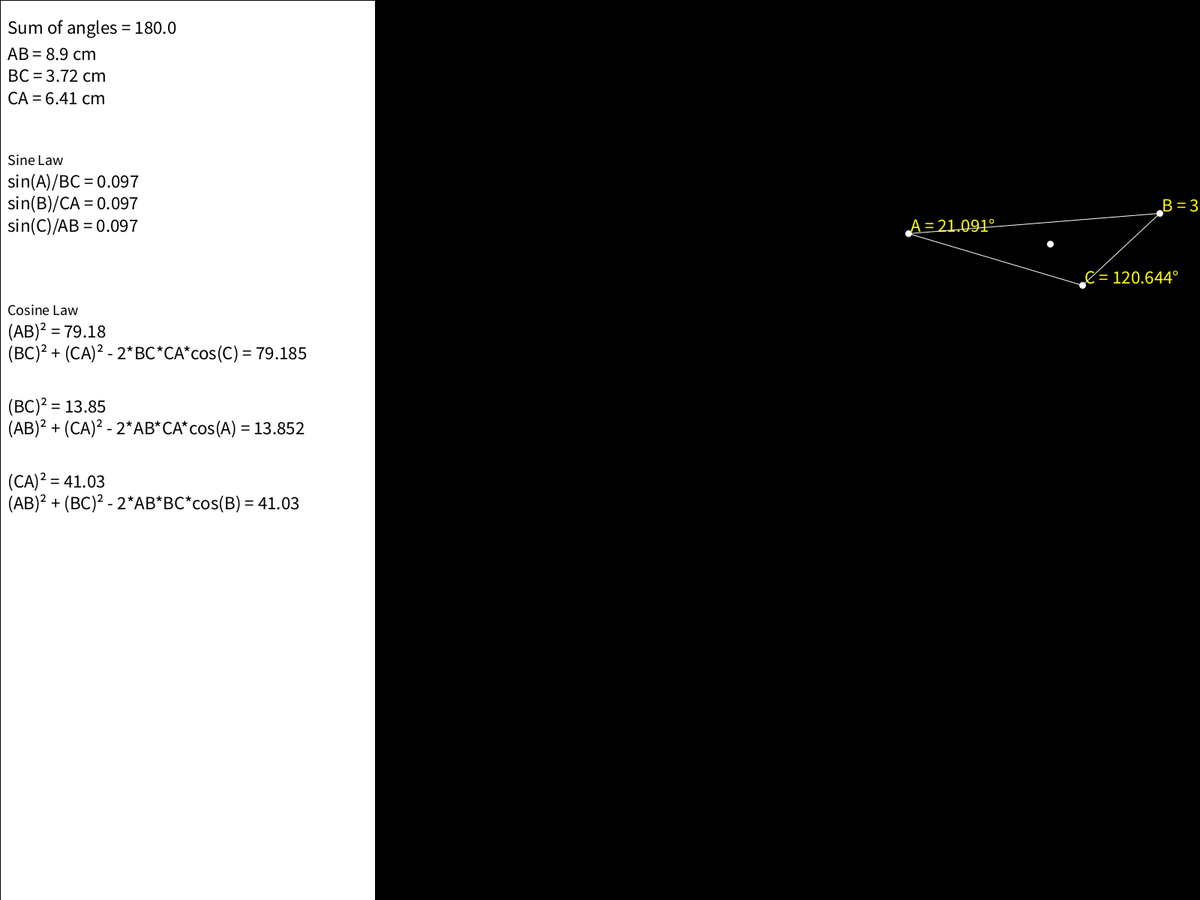
Frame 1 (no input)
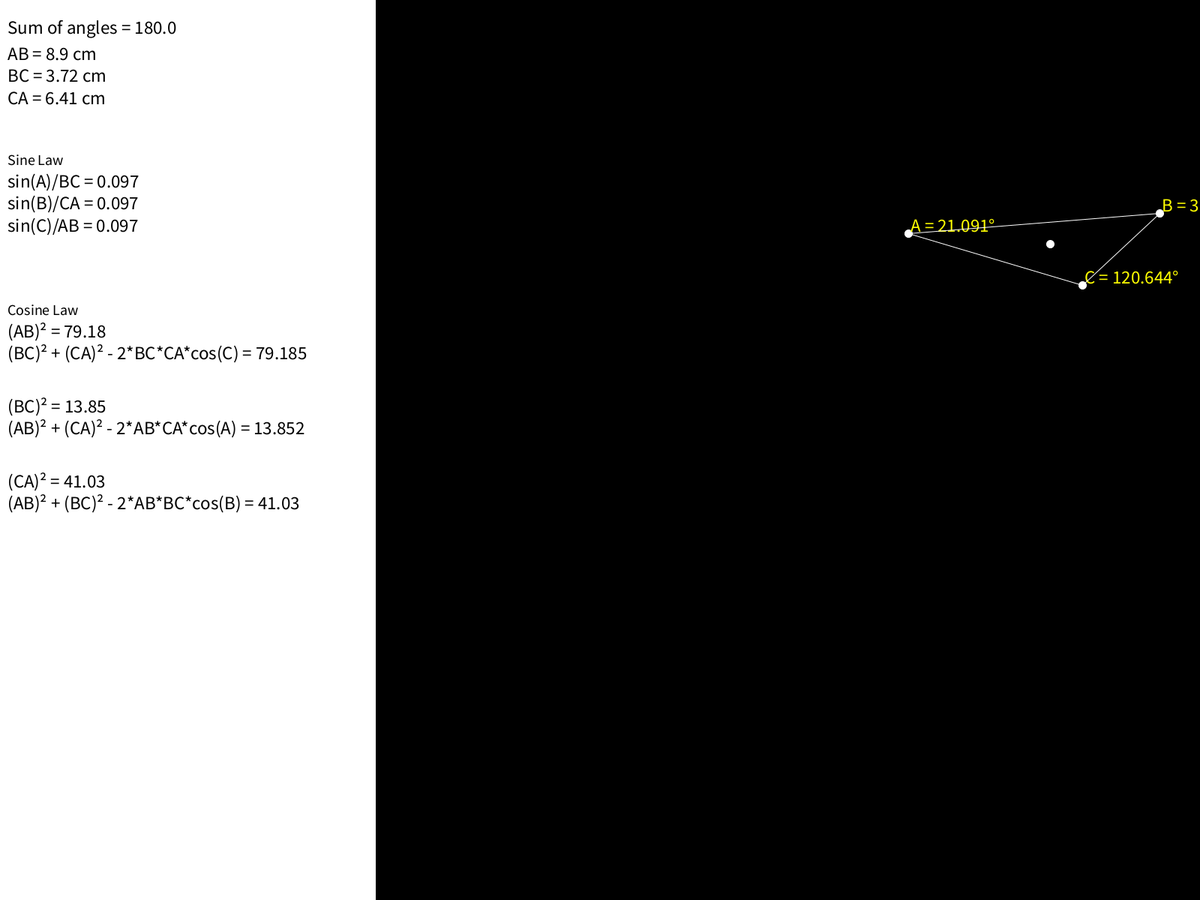
Frame 60 (the mouse pressed at the canvas centre just before this capture)
Frame 120 (the mouse held since frame 60 and released just before this capture): identical to frame 60, image omitted

The Processing sketch that drew these frames (run headless with seeded random() and noise(); from frame 60 on, the mouse is pressed at the canvas centre):

// Processing sketch: Triangle_Rule
// ── Triangle_Rule.pde
void setup() {
  fullScreen();
  p1 = new PVector(random(offSetX, width), random(0, height));
  p2 = new PVector(random(offSetX, width), random(0, height));
  p3 = new PVector(random(offSetX, width), random(0, height));
  centroid = new PVector((p1.x + p2.x + p3.x) / 3, (p1.y + p2.y + p3.y) / 3);
}

void draw() {
  clear();
  background(0);
  fill(255);
  textSize(25);

  // draw the points
  fill(255);
  ellipse(p1.x, p1.y, radius, radius);
  ellipse(p2.x, p2.y, radius, radius);
  ellipse(p3.x, p3.y, radius, radius);
  ellipse(centroid.x, centroid.y, radius, radius);

  float AB = PixelToCm(p1.dist(p2)),
    AC = PixelToCm(p1.dist(p3)),
    BC = PixelToCm(p2.dist(p3));

  float angle1 = PVector.angleBetween(new PVector(p2.x - p1.x, p2.y - p1.y), new PVector(p3.x - p1.x, p3.y - p1.y));
  float angle2 = PVector.angleBetween(new PVector(p1.x - p2.x, p1.y - p2.y), new PVector(p3.x - p2.x, p3.y - p2.y));
  float angle3 = PVector.angleBetween(new PVector(p1.x - p3.x, p1.y - p3.y), new PVector(p2.x - p3.x, p2.y - p3.y));

  fill(255);
  rect(0, 0, offSetX, height);
  fill(0);
  // angle sum property
  text("Sum of angles = " + roundOff(degrees(angle1 + angle2 + angle3), 0), 10, 25 + offSetY);
  // sides
  text("AB = " + roundOff(AB, 2) + " cm\nBC = " + roundOff(BC, 2) + " cm\nCA = " + roundOff(AC, 2)+" cm", 10, 60 + offSetY);

  // sine law
  textSize(20);
  text("Sine Law", 10, 200 + offSetY);
  textSize(25);
  text("sin(A)/BC = " + roundOff(sin(angle1) / BC, 3) + "\nsin(B)/CA = " + roundOff(sin(angle2) / AC, 3) + "\nsin(C)/AB = " + roundOff(sin(angle3) / AB, 3), 10, 230 + offSetY);

  // cosine law
  textSize(20);
  text("Cosine Law", 10, 400 + offSetY);
  textSize(25);
  text("(AB)² = " + roundOff(AB * AB, 2) + "\n(BC)² + (CA)² - 2*BC*CA*cos(C) = " + roundOff(BC * BC + AC * AC - 2 * BC * AC * cos(angle3), 3), 10, 430 + offSetY);
  text("(BC)² = " + roundOff(BC * BC, 2) + "\n(AB)² + (CA)² - 2*AB*CA*cos(A) = " + roundOff(AB * AB + AC * AC - 2 * AB * AC * cos(angle1), 3), 10, 530 + offSetY);
  text("(CA)² = " + roundOff(AC * AC, 2) + "\n(AB)² + (BC)² - 2*AB*BC*cos(B) = " + roundOff(AB * AB + BC * BC - 2 * AB * BC * cos(angle2), 3), 10, 630 + offSetY);

  // marking the points
  fill(255, 255, 0);
  text("A = " + roundOff(degrees(angle1), 3) + "°", p1.x + 3, p1.y - 3);
  text("B = " + roundOff(degrees(angle2), 3) + "°", p2.x + 3, p2.y - 3);
  text("C = " + roundOff(degrees(angle3), 3) + "°", p3.x + 3, p3.y - 3);

  // draw the triangle
  stroke(255);
  line(p1.x, p1.y, p2.x, p2.y);
  line(p2.x, p2.y, p3.x, p3.y);
  line(p3.x, p3.y, p1.x, p1.y);
}

char selectedPoint = '0';

void mousePressed() {
  float d = dist(p1.x, p1.y, mouseX, mouseY);
  if (d <= radius) selectedPoint = '1';

  d = dist(p2.x, p2.y, mouseX, mouseY);
  if (d <= radius) selectedPoint = '2';

  d = dist(p3.x, p3.y, mouseX, mouseY);
  if (d <= radius) selectedPoint = '3';

  d = dist(centroid.x, centroid.y, mouseX, mouseY);
  if (d <= radius) selectedPoint = 'g';
}

void mouseReleased() {
  selectedPoint = '0';
  if (p1.x < offSetX) p1.x = offSetX;
  if (p2.x < offSetX) p2.x = offSetX;
  if (p3.x < offSetX) p3.x = offSetX;
  if (centroid.x < offSetX) centroid.x = offSetX;
}

void mouseDragged() {
  if (p1.x >= offSetX && p2.x >= offSetX && p3.x >= offSetX) {
    switch (selectedPoint) {
      case '1': {
        p1.x = mouseX;
        p1.y = mouseY;
        break;
      }
      case '2': {
        p2.x = mouseX;
        p2.y = mouseY;
        break;
      }
      case '3': {
        p3.x = mouseX;
        p3.y = mouseY;
        break;
      }
      case 'g': {
        p1.x += (mouseX - pmouseX);
        p1.y += (mouseY - pmouseY);

        p2.x += (mouseX - pmouseX);
        p2.y += (mouseY - pmouseY);

        p3.x += (mouseX - pmouseX);
        p3.y += (mouseY - pmouseY);

        centroid.x = mouseX;
        centroid.y = mouseY;

        break;
      }
    }
    if (selectedPoint == '1' || selectedPoint == '2' || selectedPoint == '3') {
      centroid.x = (p1.x + p2.x + p3.x) / 3;
      centroid.y = (p1.y + p2.y + p3.y) / 3;
    }
  }
}

// ── helper.pde
final float radius = 10.0;
PVector p1, p2, p3;
PVector centroid;

final float offSetY = 20;
final float offSetX = 500;

final float pixelCm = 0.0264583333;

float roundOff(float x,int n){
  float a = pow(10,n);
  float b = round(x*a);
  return b/a;
}

float PixelToCm(float x){
  return x*pixelCm;
}
